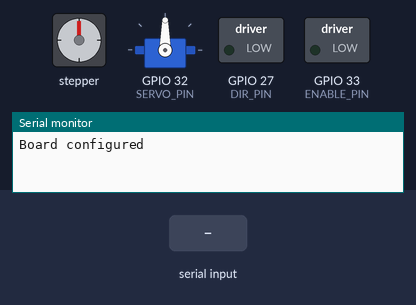
A sketch run on a simulated ESP32. On the bench: stepper motor, servo, switched loads named in the sketch (green lamp = pin HIGH), the last lines printed to the serial monitor. Wiring (inferred from the names in the program): stepper motor (2048 steps per turn assumed): coils GPIO 4, GPIO 16, GPIO 17, GPIO 18. The test bench sets the inputs (shaded band). Pins used as bus, display or sensor lines are not drawn.

Above: at 2.8 s.
2.9 s: "90,45\n" received over Serial
At 5.1 s:
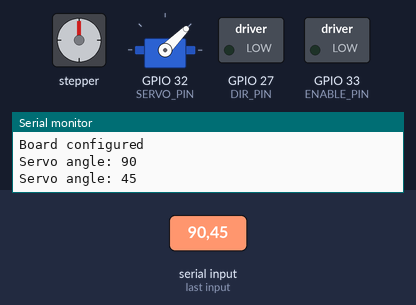
6.5 s: "30,150\n" received over Serial
At 7.6 s:
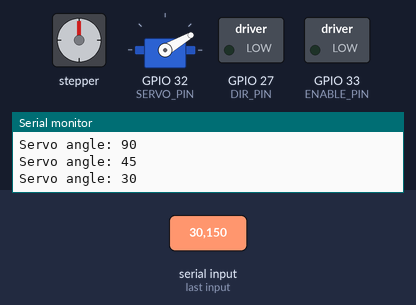
10.6 s: "90,45\n" received over Serial
At 12.4 s:
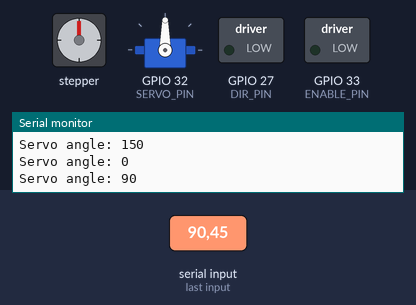
14.7 s: "200\n" received over Serial
At 18.4 s:
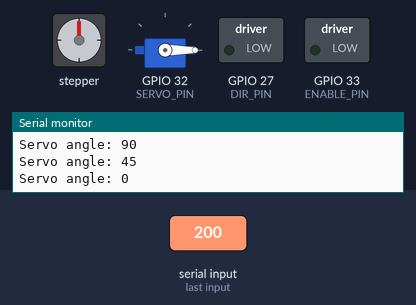
18.8 s: "90\n" received over Serial
At 20.2 s:
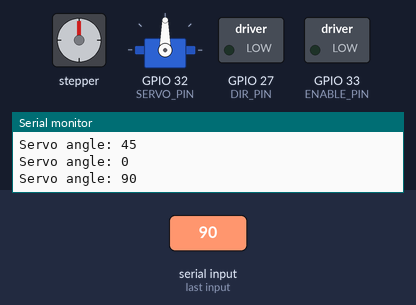
22.9 s: "30,150\n" received over Serial
At 25.7 s:
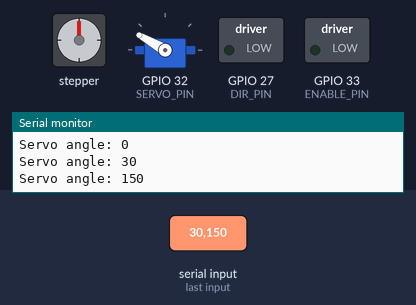
Timing chart, 0 to 28.6 s (numbered marks = the images above; inputs shaded):
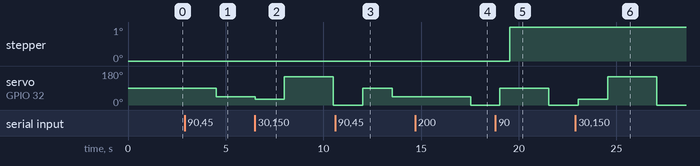

Measured:
- after the input at 2.9 s, servo on GPIO 32 (SERVO_PIN): 90° → 45° after 1.6 s
- after the input at 6.5 s, servo on GPIO 32 (SERVO_PIN): 45° → 30° at once, → 150° 1.5 s later, → 0° 2.5 s later
- after the input at 10.6 s, servo on GPIO 32 (SERVO_PIN): 0° → 90° after 1.4 s, → 45° 1.5 s later
- after the input at 14.7 s, stepper: stops changing and stays 0°; servo on GPIO 32 (SERVO_PIN): 45° → 0° after 2.8 s instead of 1.3 s
- after the input at 18.8 s, servo on GPIO 32 (SERVO_PIN): 0° → 90° after 0.24 s, → 0° 2.5 s later
- after the input at 22.9 s, servo on GPIO 32 (SERVO_PIN): 0° → 30° after 0.15 s, → 150° 1.5 s later, → 0° 2.5 s later

The sketch:

ESP32.ino
```cpp
#include "DeviceSetup.h"
#include "src/BipolarStepper/BipolarStepper.h"
#include "src/UnipolarStepper/UnipolarStepper.h"
#include <ESP32Servo.h>


// Servo control: published values for SG90 servos, adjust if needed
Servo myservo;
int minUs = 1000;
int maxUs = 2000;
int pos = 0;      // servo position in degrees

BipolarStepper bipolar_stepper(STEP_PIN, DIR_PIN, ENABLE_PIN, MS1_PIN, MS2_PIN);
UnipolarStepper unipolar_stepper(COIL_A_PIN, COIL_B_PIN, COIL_C_PIN, COIL_D_PIN);

void setup() {
  // Allow allocation of all timers
	ESP32PWM::allocateTimer(0);
	ESP32PWM::allocateTimer(1);
	ESP32PWM::allocateTimer(2);
	ESP32PWM::allocateTimer(3);
	myservo.setPeriodHertz(50);    // standard 50 hz servo
	myservo.attach(SERVO_PIN, minUs, maxUs);

  // Setup serial port
  Serial.begin(9600);
  Serial.println("Board configured");
}

void loop() {

  if (Serial.available() > 0) {
    int angle = Serial.parseInt();

    // Only update if a valid angle was received
    if (angle >= 0 && angle <= 180) {
      myservo.write(angle);

       Serial.print("Servo angle: ");
       Serial.println(angle);
    }

    bipolar_stepper.step(500);
  }

  // Step unipolar stepper
  unipolar_stepper.step(1);
  delay(1000);

}
```

DeviceSetup.cpp
```cpp
#include <DeviceSetup.h>
```

DeviceSetup.h
```cpp
#ifndef DEVICE_SETUP_H
#define DEVICE_SETUP_H

// ===========================
// Define Bipolar Stepper Motor Driver pins
// ===========================
#define STEP_PIN    (14)
#define DIR_PIN     (27)
#define MS1_PIN     (26)
#define MS2_PIN     (25)
#define ENABLE_PIN  (33)

// ===========================
// Define Unipolar Stepper Motor Driver pins
// ===========================
#define COIL_A_PIN (4)
#define COIL_B_PIN (16)   // RX2
#define COIL_C_PIN (17)   // TX2
#define COIL_D_PIN (18)

// ===========================
// Define Servo pins
// ===========================
#define SERVO_PIN (32)


#endif
```

BipolarStepper.cpp
```cpp
#include "BipolarStepper.h"

// Constructor
BipolarStepper::BipolarStepper(
      int step_pin,
      int dir_pin,
      int enable_pin,
      int ms1_pin,
      int ms2_pin) {
  this->step_pin = step_pin;
  this->dir_pin = dir_pin;
  this->enable_pin = enable_pin;
  this->ms1_pin = ms1_pin;
  this->ms2_pin = ms2_pin;

  // Initialize step counter
  number_of_steps = 0;

  // Set pin mode for all control pins
  pinMode(step_pin, OUTPUT);
  pinMode(dir_pin, OUTPUT);
  pinMode(enable_pin, OUTPUT);
  pinMode(ms1_pin, OUTPUT);
  pinMode(ms2_pin, OUTPUT);

  set_direction(true); // Set default direction
  set_microstep_mode(e_Stepper_FullStep); // Set default mode
  digitalWrite(enable_pin, LOW);  // Active low enable
}


// Set motor direction
void BipolarStepper::set_direction(bool dir) {
  direction = dir;
  digitalWrite(dir_pin, direction);
}


// Generate step pulses
void BipolarStepper::step(unsigned long steps) {
  for (unsigned long i = 0; i < steps; i++) {
    digitalWrite(step_pin, HIGH);
    delayMicroseconds(500);

    digitalWrite(step_pin, LOW);
    delayMicroseconds(500);

    if (direction) number_of_steps++;
    else number_of_steps--;
  }
}


// Set microstep mode
void BipolarStepper::set_microstep_mode(MicrostepMode_t mode) {
    microstep_mode = mode;

  switch(mode) {
    case e_Stepper_FullStep:
      digitalWrite(ms1_pin, LOW);
      digitalWrite(ms2_pin, LOW);
      break;

    case e_Stepper_HalfStep:
      digitalWrite(ms1_pin, HIGH);
      digitalWrite(ms2_pin, LOW);
      break;

    case e_Stepper_QuarterStep:
      digitalWrite(ms1_pin, LOW);
      digitalWrite(ms2_pin, HIGH);
      break;

    case e_Stepper_EighthStep:
      digitalWrite(ms1_pin, HIGH);
      digitalWrite(ms2_pin, HIGH);
      break;

    // Deafult ot Full Step mode
    default:
      digitalWrite(ms1_pin, LOW);
      digitalWrite(ms2_pin, LOW);
      microstep_mode = e_Stepper_FullStep;
      break;
  }
}
```

BipolarStepper.h
```cpp
#ifndef BIPOLAR_STEPPER_H
#define BIPOLAR_STEPPER_H

#include <Arduino.h>

typedef enum
{
  e_Stepper_FullStep = 0,
  e_Stepper_HalfStep,
  e_Stepper_QuarterStep,
  e_Stepper_EighthStep
} MicrostepMode_t;

class BipolarStepper {
public:
  // Constructor
  BipolarStepper(
    int step_pin,
    int dir_pin,
    int enable_pin,
    int ms1_pin,
    int ms2_pin);

  // Public instance variables


  // Public functions
  void step(unsigned long steps);
  void set_direction(bool dir);


private:
  int step_pin;
  int dir_pin;
  int enable_pin;
  int ms1_pin;
  int ms2_pin;
  bool direction;
  signed long number_of_steps;
  MicrostepMode_t microstep_mode;

  void set_microstep_mode(MicrostepMode_t mode);
};

#endif
```

UnipolarStepper.cpp
```cpp
#include "UnipolarStepper.h"

#define UNIPOLAR_COIL_A_MASK (0x03)
#define UNIPOLAR_COIL_B_MASK (0x0C)
#define UNIPOLAR_COIL_C_MASK (0x30)
#define UNIPOLAR_COIL_D_MASK (0xC0)

// Constructor
UnipolarStepper::UnipolarStepper(
      int coil_a_pin,
      int coil_b_pin,
      int coil_c_pin,
      int coil_d_pin) {
  this->coil_a_pin = coil_a_pin;
  this->coil_b_pin = coil_b_pin;
  this->coil_c_pin = coil_c_pin;
  this->coil_d_pin = coil_d_pin;

  position = UNIPOLAR_COIL_A_MASK;  // Initialize position
  number_of_steps = 0;  // Initialize step counter

  // Set pin mode for all control pins
  pinMode(coil_a_pin, OUTPUT);
  pinMode(coil_b_pin, OUTPUT);
  pinMode(coil_c_pin, OUTPUT);
  pinMode(coil_d_pin, OUTPUT);

  set_direction(true); // Set default direction
  drive_output(); // Initialize output coils
}


// Set motor direction
void UnipolarStepper::set_direction(bool dir) {
  direction = dir;
}


// Generate step pulses
void UnipolarStepper::step(unsigned long steps) {
  for (unsigned long i = 0; i < steps; i++) {
    if (direction) {
      position = (position << 1) | (position >> 7);
      number_of_steps++;
    }
    else {
      position = (position >> 1) | (position << 7);
      number_of_steps--;
    }

    drive_output();
    delayMicroseconds(500);
  }
}

// Translate position byte into pin outputs
void UnipolarStepper::drive_output() {
  ((position & UNIPOLAR_COIL_A_MASK) != 0) ? digitalWrite(coil_a_pin, HIGH) : digitalWrite(coil_a_pin, LOW);
  ((position & UNIPOLAR_COIL_B_MASK) != 0) ? digitalWrite(coil_b_pin, HIGH) : digitalWrite(coil_b_pin, LOW);
  ((position & UNIPOLAR_COIL_C_MASK) != 0) ? digitalWrite(coil_c_pin, HIGH) : digitalWrite(coil_c_pin, LOW);
  ((position & UNIPOLAR_COIL_D_MASK) != 0) ? digitalWrite(coil_d_pin, HIGH) : digitalWrite(coil_d_pin, LOW);
}
```

UnipolarStepper.h
```cpp
#ifndef UNIPOLAR_STEPPER_H
#define UNIPOLAR_STEPPER_H

#include <Arduino.h>

class UnipolarStepper {
public:
  // Constructor
  UnipolarStepper(
    int coil_a_pin,
    int coil_b_pin,
    int coil_c_pin,
    int coil_d_pin);

  // Public instance variables


  // Public functions
  void step(unsigned long steps);
  void set_direction(bool dir);


private:
  int coil_a_pin;
  int coil_b_pin;
  int coil_c_pin;
  int coil_d_pin;
  bool direction;
  uint8_t position;  // DD_CC_BB_AA
  signed long number_of_steps;

  void drive_output();
};

#endif
```
